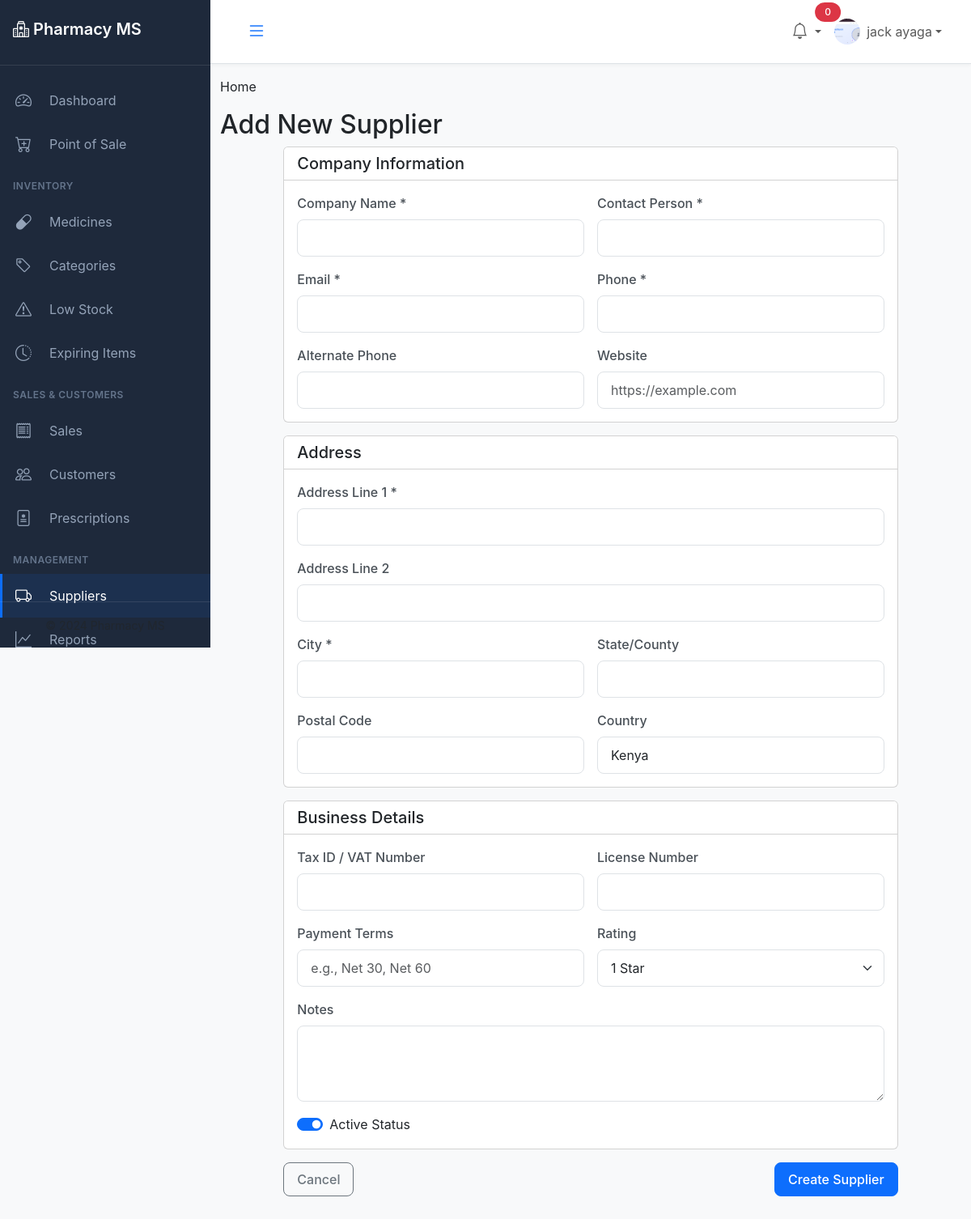
/suppliers/suppliers/create/ (signed in), run on the app's committed database.
### accounts/models.py (models this page shows, shortened)
class User(AbstractUser):
    ROLE_CHOICES = (
        ('admin', 'Administrator'),
        ('pharmacist', 'Pharmacist'),
        ('cashier', 'Cashier'),
        ('manager', 'Manager'),
    )
    role = models.CharField(max_length=20, choices=ROLE_CHOICES, default='cashier')
    phone = models.CharField(max_length=15, blank=True)
    address = models.TextField(blank=True)
    profile_picture = models.ImageField(upload_to='profiles/', blank=True, null=True)
    employee_id = models.CharField(max_length=20, unique=True, blank=True, null=True)
    date_of_birth = models.DateField(null=True, blank=True)
    hire_date = models.DateField(null=True, blank=True)
    salary = models.DecimalField(max_digits=10, decimal_places=2, null=True, blank=True)
    is_active_employee = models.BooleanField(default=True)
    created_at = models.DateTimeField(auto_now_add=True)
    updated_at = models.DateTimeField(auto_now=True)
    class Meta:
        db_table = 'users'
        verbose_name = 'User'
        verbose_name_plural = 'Users'
        ordering = ['-date_joined']
    def get_full_name(self):
        return f"{self.first_name} {self.last_name}".strip() or self.username

### suppliers/views.py (the view, shortened to what this page needs)
# urls.py: path('suppliers/create/', views.supplier_create, name='supplier_create'),
@login_required
def supplier_create(request):
    return render(request, 'suppliers/supplier_form.html')

### templates/suppliers/supplier_form.html (shortened to what this page needs)
{% extends 'base.html' %}
{% block content %}
<h2>{% if is_edit %}Edit{% else %}Add New{% endif %} Supplier</h2>
<div class="row justify-content-center">
    <div class="col-lg-10">
        <form method="post" class="needs-validation" novalidate>
            <div class="card mb-3">
                <div class="card-header bg-white">
                    <h5 class="card-title mb-0">Company Information</h5>
                </div>
                <div class="card-body">
                    <div class="row g-3">
                        <div class="col-md-6">
                            <label class="form-label">Company Name *</label>
                            <input type="text" name="company_name" class="form-control"
                                   value="{% if supplier %}{{ supplier.company_name }}{% endif %}" required>
                        </div>
                        <div class="col-md-6">
                            <label class="form-label">Contact Person *</label>
                            <input type="text" name="contact_person" class="form-control"
                                   value="{% if supplier %}{{ supplier.contact_person }}{% endif %}" required>
                        </div>
                        <div class="col-md-6">
                            <label class="form-label">Email *</label>
                            <input type="email" name="email" class="form-control"
                                   value="{% if supplier %}{{ supplier.email }}{% endif %}" required>
                        </div>
                        <div class="col-md-6">
                            <label class="form-label">Phone *</label>
                            <input type="tel" name="phone" class="form-control"
                                   value="{% if supplier %}{{ supplier.phone }}{% endif %}" required>
                        </div>
                        <div class="col-md-6">
                            <label class="form-label">Alternate Phone</label>
                            <input type="tel" name="alternate_phone" class="form-control"
                                   value="{% if supplier %}{{ supplier.alternate_phone }}{% endif %}">
                        </div>
                        <div class="col-md-6">
                            <label class="form-label">Website</label>
                            <input type="url" name="website" class="form-control"
                                   value="{% if supplier %}{{ supplier.website }}{% endif %}"
                                   placeholder="https://example.com">
                        </div>
                    </div>
                </div>
            </div>
            <div class="card mb-3">
                <div class="card-header bg-white">
                    <h5 class="card-title mb-0">Address</h5>
                </div>
                <div class="card-body">
                    <div class="row g-3">
                        <div class="col-md-12">
                            <label class="form-label">Address Line 1 *</label>
                            <input type="text" name="address_line1" class="form-control"
                                   value="{% if supplier %}{{ supplier.address_line1 }}{% endif %}" required>
                        </div>
                        <div class="col-md-12">
                            <label class="form-label">Address Line 2</label>
                            <input type="text" name="address_line2" class="form-control"
                                   value="{% if supplier %}{{ supplier.address_line2 }}{% endif %}">
                        </div>
                        <div class="col-md-6">
                            <label class="form-label">City *</label>
                            <input type="text" name="city" class="form-control"
                                   value="{% if supplier %}{{ supplier.city }}{% endif %}" required>
                        </div>
                        <div class="col-md-6">
                            <label class="form-label">State/County</label>
                            <input type="text" name="state" class="form-control"
                                   value="{% if supplier %}{{ supplier.state }}{% endif %}">
                        </div>
                        <div class="col-md-6">
                            <label class="form-label">Postal Code</label>
                            <input type="text" name="postal_code" class="form-control"
                                   value="{% if supplier %}{{ supplier.postal_code }}{% endif %}">
                        </div>
                        <div class="col-md-6">
                            <label class="form-label">Country</label>
                            <input type="text" name="country" class="form-control"
                                   value="{% if supplier %}{{ supplier.country }}{% else %}Kenya{% endif %}">
                        </div>
                    </div>
                </div>
            </div>
            <div class="card mb-3">
                <div class="card-header bg-white">
                    <h5 class="card-title mb-0">Business Details</h5>
                </div>
                <div class="card-body">
                    <div class="row g-3">
                        <div class="col-md-6">
                            <label class="form-label">Tax ID / VAT Number</label>
                            <input type="text" name="tax_id" class="form-control"
                                   value="{% if supplier %}{{ supplier.tax_id }}{% endif %}">
                        </div>
                        <div class="col-md-6">
                            <label class="form-label">License Number</label>
                            <input type="text" name="license_number" class="form-control"
                                   value="{% if supplier %}{{ supplier.license_number }}{% endif %}">
                        </div>
                        <div class="col-md-6">
                            <label class="form-label">Payment Terms</label>
                            <input type="text" name="payment_terms" class="form-control"
                                   value="{% if supplier %}{{ supplier.payment_terms }}{% endif %}"
                                   placeholder="e.g., Net 30, Net 60">
                        </div>
                        <div class="col-md-6">
                            <label class="form-label">Rating</label>
                            <select name="rating" class="form-select">
                                {% for i in "12345" %}
                                <option value="{{ forloop.counter }}"
                                        {% if supplier and supplier.rating == forloop.counter %}selected{% endif %}>
                                    {{ forloop.counter }} Star{% if forloop.counter > 1 %}s{% endif %}
                                </option>
                                {% endfor %}
                            </select>
                        </div>
                        <div class="col-md-12">
                            <label class="form-label">Notes</label>
                            <textarea name="notes" class="form-control" rows="3">{% if supplier %}{{ supplier.notes }}{% endif %}</textarea>
                        </div>
                        <div class="col-md-12">
                            <div class="form-check form-switch">
                                <input class="form-check-input" type="checkbox" name="is_active"
                                       {% if not supplier or supplier.is_active %}checked{% endif %}>
                                <label class="form-check-label">Active Status</label>
                            </div>
                        </div>
                    </div>
                </div>
            </div>
            <div class="d-flex justify-content-between">
                <a href="{% url 'suppliers:supplier_list' %}" class="btn btn-outline-secondary">Cancel</a>
                <button type="submit" class="btn btn-primary">
                    {% if is_edit %}Update{% else %}Create{% endif %} Supplier
                </button>
            </div>
        </form>
    </div>
</div>
{% endblock %}

### templates/base.html (shortened to what this page needs)
<!DOCTYPE html>
<html lang="en">
<head>
    <link href="https://cdn.jsdelivr.net/npm/bootstrap@5.3.2/dist/css/bootstrap.min.css" rel="stylesheet">
    <link rel="stylesheet" href="https://cdn.jsdelivr.net/npm/bootstrap-icons@1.11.2/font/bootstrap-icons.css">
    <link rel="stylesheet" href="https://cdn.datatables.net/1.13.7/css/dataTables.bootstrap5.min.css">
    <link href="https://cdn.jsdelivr.net/npm/select2@4.1.0-rc.0/dist/css/select2.min.css" rel="stylesheet" />
    <link href="https://cdn.jsdelivr.net/npm/select2-bootstrap-5-theme@1.3.0/dist/select2-bootstrap-5-theme.min.css" rel="stylesheet" />
    {% load static %}
    <link rel="stylesheet" href="{% static 'css/style.css' %}">
</head>
<body>
    {% if user.is_authenticated %}
    <div class="sidebar" id="sidebar">
        <div class="sidebar-header">
            <h4><i class="bi bi-hospital"></i> Pharmacy MS</h4>
        </div>
        <ul class="sidebar-menu">
            <li>
                <a href="{% url 'accounts:dashboard' %}" class="{% if request.resolver_match.url_name == 'dashboard' %}active{% endif %}">
                    <i class="bi bi-speedometer2"></i>
                    <span>Dashboard</span>
                </a>
            </li>
            <li>
                <a href="{% url 'sales:pos' %}" class="{% if 'pos' in request.path %}active{% endif %}">
                    <i class="bi bi-cart-plus"></i>
                    <span>Point of Sale</span>
                </a>
            </li>
            <li class="menu-section">
                <span>INVENTORY</span>
            </li>
            <li>
                <a href="{% url 'inventory:medicine_list' %}" class="{% if 'inventory/medicines' in request.path %}active{% endif %}">
                    <i class="bi bi-capsule"></i>
                    <span>Medicines</span>
                </a>
            </li>
            <li>
                <a href="{% url 'inventory:categories' %}" class="{% if 'categories' in request.path %}active{% endif %}">
                    <i class="bi bi-tag"></i>
                    <span>Categories</span>
                </a>
            </li>
            <li>
                <a href="{% url 'inventory:low_stock' %}" class="{% if 'low-stock' in request.path %}active{% endif %}">
                    <i class="bi bi-exclamation-triangle"></i>
                    <span>Low Stock</span>
                </a>
            </li>
            <li>
                <a href="{% url 'inventory:expiring' %}" class="{% if 'expiring' in request.path %}active{% endif %}">
                    <i class="bi bi-clock-history"></i>
                    <span>Expiring Items</span>
                </a>
            </li>
            <li class="menu-section">
                <span>SALES & CUSTOMERS</span>
            </li>
            <li>
                <a href="{% url 'sales:sales_list' %}" class="{% if 'sales/sales' in request.path %}active{% endif %}">
                    <i class="bi bi-receipt"></i>
                    <span>Sales</span>
                </a>
            </li>
            <li>
                <a href="{% url 'customers:customer_list' %}" class="{% if 'customers' in request.path %}active{% endif %}">
                    <i class="bi bi-people"></i>
                    <span>Customers</span>
                </a>
            </li>
            <li>
                <a href="{% url 'prescriptions:prescription_list' %}" class="{% if 'prescriptions' in request.path %}active{% endif %}">
                    <i class="bi bi-file-medical"></i>
                    <span>Prescriptions</span>
                </a>
            </li>
            <li class="menu-section">
                <span>MANAGEMENT</span>
            </li>
            <li>
                <a href="{% url 'suppliers:supplier_list' %}" class="{% if 'suppliers' in request.path %}active{% endif %}">
                    <i class="bi bi-truck"></i>
                    <span>Suppliers</span>
                </a>
            </li>
            <li>
                <a href="{% url 'reports:dashboard' %}" class="{% if 'reports' in request.path %}active{% endif %}">
                    <i class="bi bi-graph-up"></i>
                    <span>Reports</span>
                </a>
            </li>
        </ul>
        <div class="sidebar-footer">
            <small class="text-muted">© 2024 Pharmacy MS</small>
        </div>
    </div>
    <div class="main-content" id="main-content">
        <nav class="navbar navbar-expand-lg navbar-light bg-white border-bottom">
            <div class="container-fluid">
                <button class="btn btn-link" id="sidebarToggle">
                    <i class="bi bi-list fs-4"></i>
                </button>
                <div class="navbar-nav ms-auto">
                    <div class="nav-item dropdown">
                        <a class="nav-link dropdown-toggle position-relative" href="#" id="notificationDropdown" role="button" data-bs-toggle="dropdown">
                            <i class="bi bi-bell fs-5"></i>
                            <span class="position-absolute top-0 start-100 translate-middle badge rounded-pill bg-danger">
                                {{ unread_notifications.count|default:0 }}
                            </span>
                        </a>
                    </div>
                    <div class="nav-item dropdown">
                        <a class="nav-link dropdown-toggle d-flex align-items-center" href="#" id="userDropdown" role="button" data-bs-toggle="dropdown">
                            {% if user.profile_picture %}
                                <img src="{{ user.profile_picture.url }}" alt="Profile" class="rounded-circle me-2" style="width: 32px; height: 32px; object-fit: cover;">
                            {% else %}
                                <i class="bi bi-person-circle fs-4 me-2"></i>
                            {% endif %}
                            <span>{{ user.get_full_name|default:user.username }}</span>
                        </a>
                    </div>
                </div>
            </div>
        </nav>
        <div class="container-fluid mt-3">
            <nav aria-label="breadcrumb">
                <ol class="breadcrumb">
                    <li class="breadcrumb-item"><a href="{% url 'accounts:dashboard' %}">Home</a></li>
                </ol>
            </nav>
        </div>
        <div class="container-fluid mt-3 mb-5">
            {% block content %}{% endblock %}
        </div>
    </div>
    {% else %}
    {% block unauthenticated_content %}{% endblock %}
    {% endif %}
</body>
</html>

### data on the page
User: profile_picture (picture), get_full_name "jack ayaga"

### other printed values
{{ unread_notifications.count|default:0 }} "0"
form field rating "1 Star"
